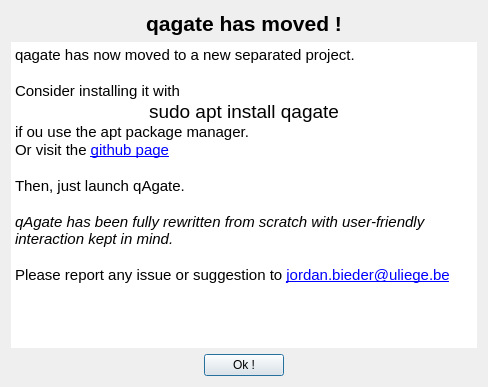
<?xml version="1.0" encoding="UTF-8"?>
<ui version="4.0">
 <class>Dialog</class>
 <widget class="QDialog" name="Dialog">
  <property name="geometry">
   <rect>
    <x>0</x>
    <y>0</y>
    <width>488</width>
    <height>387</height>
   </rect>
  </property>
  <property name="windowTitle">
   <string>qagate</string>
  </property>
  <layout class="QVBoxLayout" name="verticalLayout">
   <item>
    <widget class="QLabel" name="label">
     <property name="font">
      <font>
       <pointsize>16</pointsize>
       <weight>75</weight>
       <bold>true</bold>
      </font>
     </property>
     <property name="text">
      <string>qagate has moved !</string>
     </property>
     <property name="alignment">
      <set>Qt::AlignCenter</set>
     </property>
    </widget>
   </item>
   <item>
    <widget class="QTextBrowser" name="textBrowser">
     <property name="autoFillBackground">
      <bool>true</bool>
     </property>
     <property name="frameShape">
      <enum>QFrame::NoFrame</enum>
     </property>
     <property name="frameShadow">
      <enum>QFrame::Plain</enum>
     </property>
     <property name="lineWidth">
      <number>0</number>
     </property>
     <property name="readOnly">
      <bool>true</bool>
     </property>
     <property name="html">
      <string>&lt;!DOCTYPE HTML PUBLIC &quot;-//W3C//DTD HTML 4.0//EN&quot; &quot;http://www.w3.org/TR/REC-html40/strict.dtd&quot;&gt;
&lt;html&gt;&lt;head&gt;&lt;meta name=&quot;qrichtext&quot; content=&quot;1&quot; /&gt;&lt;style type=&quot;text/css&quot;&gt;
p, li { white-space: pre-wrap; }
&lt;/style&gt;&lt;/head&gt;&lt;body style=&quot; font-family:'Cantarell'; font-size:11pt; font-weight:400; font-style:normal;&quot;&gt;
&lt;p style=&quot; margin-top:0px; margin-bottom:0px; margin-left:0px; margin-right:0px; -qt-block-indent:0; text-indent:0px;&quot;&gt;qagate has now moved to a new separated project.&lt;/p&gt;
&lt;p style=&quot;-qt-paragraph-type:empty; margin-top:0px; margin-bottom:0px; margin-left:0px; margin-right:0px; -qt-block-indent:0; text-indent:0px;&quot;&gt;&lt;br /&gt;&lt;/p&gt;
&lt;p style=&quot; margin-top:0px; margin-bottom:0px; margin-left:0px; margin-right:0px; -qt-block-indent:0; text-indent:0px;&quot;&gt;Consider installing it with&lt;/p&gt;
&lt;p align=&quot;center&quot; style=&quot; margin-top:0px; margin-bottom:0px; margin-left:0px; margin-right:0px; -qt-block-indent:0; text-indent:0px;&quot;&gt;&lt;span style=&quot; font-size:14pt;&quot;&gt;sudo apt install qagate&lt;/span&gt;&lt;/p&gt;
&lt;p style=&quot; margin-top:0px; margin-bottom:0px; margin-left:0px; margin-right:0px; -qt-block-indent:0; text-indent:0px;&quot;&gt;if ou use the apt package manager.&lt;/p&gt;
&lt;p style=&quot; margin-top:0px; margin-bottom:0px; margin-left:0px; margin-right:0px; -qt-block-indent:0; text-indent:0px;&quot;&gt;Or visit the &lt;a href=&quot;https://github.com/abinit/qAgate&quot;&gt;&lt;span style=&quot; text-decoration: underline; color:#0000ff;&quot;&gt;github page&lt;/span&gt;&lt;/a&gt;&lt;/p&gt;
&lt;p style=&quot;-qt-paragraph-type:empty; margin-top:0px; margin-bottom:0px; margin-left:0px; margin-right:0px; -qt-block-indent:0; text-indent:0px;&quot;&gt;&lt;br /&gt;&lt;/p&gt;
&lt;p style=&quot; margin-top:0px; margin-bottom:0px; margin-left:0px; margin-right:0px; -qt-block-indent:0; text-indent:0px;&quot;&gt;Then, just launch qAgate.&lt;/p&gt;
&lt;p style=&quot;-qt-paragraph-type:empty; margin-top:0px; margin-bottom:0px; margin-left:0px; margin-right:0px; -qt-block-indent:0; text-indent:0px;&quot;&gt;&lt;br /&gt;&lt;/p&gt;
&lt;p style=&quot; margin-top:0px; margin-bottom:0px; margin-left:0px; margin-right:0px; -qt-block-indent:0; text-indent:0px;&quot;&gt;&lt;span style=&quot; font-style:italic;&quot;&gt;qAgate has been fully rewritten from scratch with user-friendly interaction kept in mind.&lt;/span&gt;&lt;/p&gt;
&lt;p style=&quot;-qt-paragraph-type:empty; margin-top:0px; margin-bottom:0px; margin-left:0px; margin-right:0px; -qt-block-indent:0; text-indent:0px; font-style:italic;&quot;&gt;&lt;br /&gt;&lt;/p&gt;
&lt;p style=&quot; margin-top:0px; margin-bottom:0px; margin-left:0px; margin-right:0px; -qt-block-indent:0; text-indent:0px;&quot;&gt;Please report any issue or suggestion to &lt;a href=&quot;mailto:jordan.bieder@uliege.be&quot;&gt;&lt;span style=&quot; text-decoration: underline; color:#0000ff;&quot;&gt;jordan.bieder@uliege.be&lt;/span&gt;&lt;/a&gt;&lt;/p&gt;&lt;/body&gt;&lt;/html&gt;</string>
     </property>
     <property name="openExternalLinks">
      <bool>true</bool>
     </property>
    </widget>
   </item>
   <item>
    <layout class="QHBoxLayout" name="horizontalLayout">
     <item>
      <spacer name="horizontalSpacer">
       <property name="orientation">
        <enum>Qt::Horizontal</enum>
       </property>
       <property name="sizeHint" stdset="0">
        <size>
         <width>40</width>
         <height>20</height>
        </size>
       </property>
      </spacer>
     </item>
     <item>
      <widget class="QPushButton" name="pushButton">
       <property name="text">
        <string>Ok !</string>
       </property>
      </widget>
     </item>
     <item>
      <spacer name="horizontalSpacer_2">
       <property name="orientation">
        <enum>Qt::Horizontal</enum>
       </property>
       <property name="sizeHint" stdset="0">
        <size>
         <width>40</width>
         <height>20</height>
        </size>
       </property>
      </spacer>
     </item>
    </layout>
   </item>
  </layout>
 </widget>
 <layoutdefault spacing="6" margin="11"/>
 <resources/>
 <connections>
  <connection>
   <sender>pushButton</sender>
   <signal>clicked()</signal>
   <receiver>Dialog</receiver>
   <slot>accept()</slot>
   <hints>
    <hint type="sourcelabel">
     <x>59</x>
     <y>24</y>
    </hint>
    <hint type="destinationlabel">
     <x>243</x>
     <y>193</y>
    </hint>
   </hints>
  </connection>
 </connections>
</ui>
